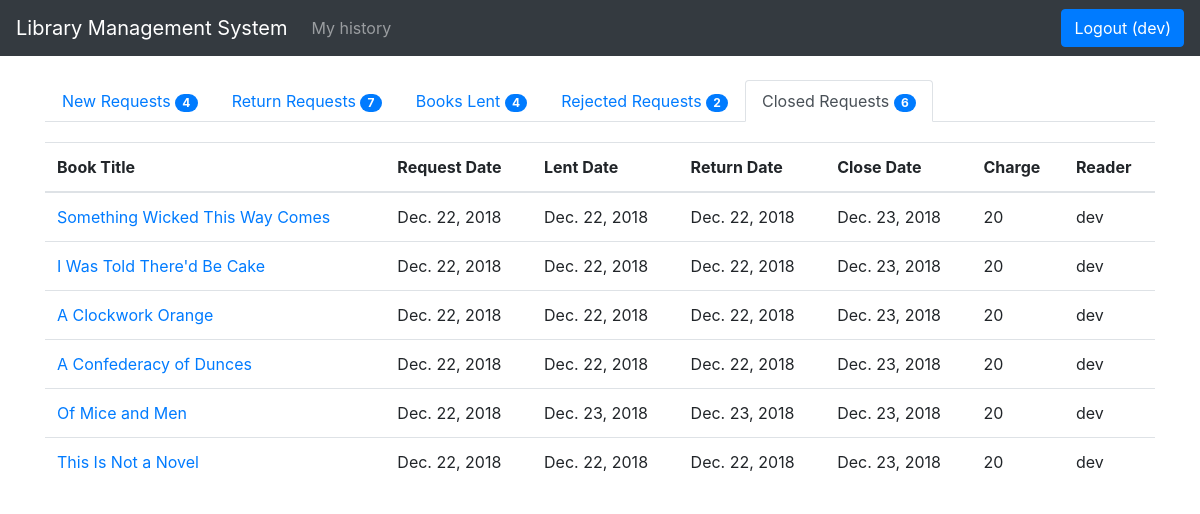
Before: /library/books/manage_requests_close (signed in) with the older database file.
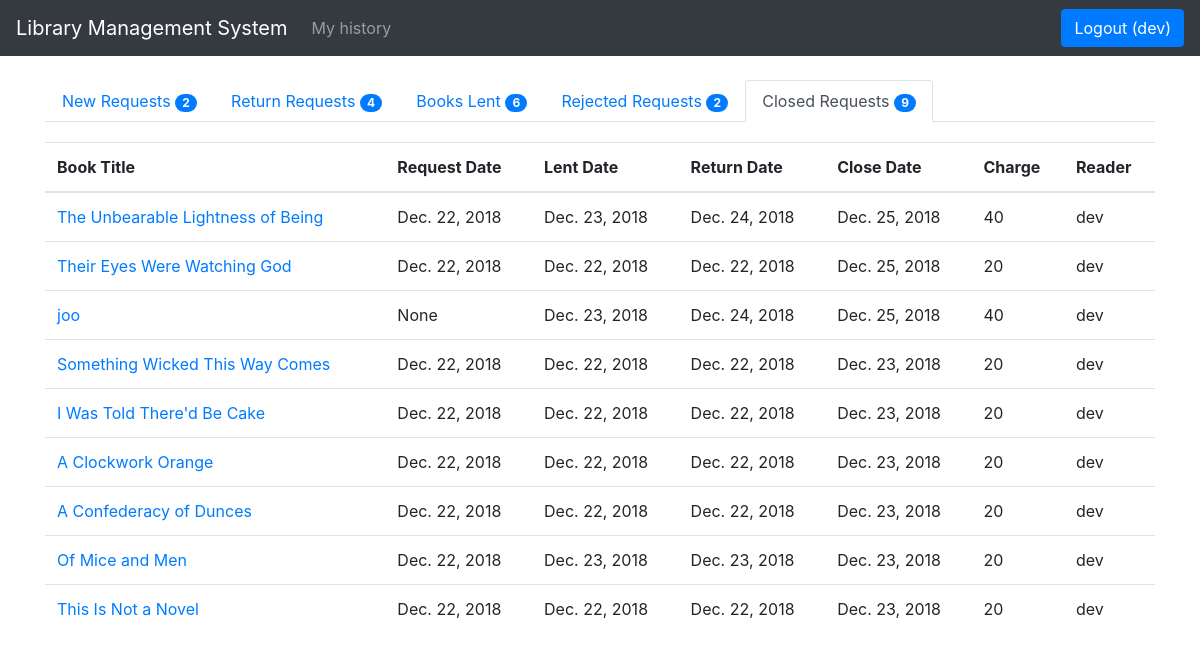
After: the same page with the newer database file.
### library/models.py (models this page shows, shortened)
class BookLendDetail(models.Model):
    book_status = (('p', 'pending'), ('l', 'lent'), ('r', 'returned'), ('c', 'closed'), ('n', 'rejected'))
    book = models.ForeignKey(Book, on_delete=models.SET_NULL, null=True)
    reader = models.ForeignKey(User, on_delete=models.SET_NULL, null=True, blank=True)
    request_date = models.DateField(null=True, blank=True)
    lent_date = models.DateField(null=True, blank=True)
    return_date = models.DateField(null=True, blank=True)
    close_date = models.DateField(null=True, blank=True)
    charge = models.IntegerField()
    status = models.CharField(max_length=1, choices = book_status, blank = True, default = 'p')

class Book(models.Model):
    numeric = RegexValidator(r'^[0-9]*$', 'Only  numeric characters are allowed.')
    book_status = (('a', 'available'), ('l', 'lent'))
    title = models.CharField(max_length=250)
    isbn = models.CharField('ISBN', max_length=13, help_text='13 Character ISBN number', validators=[numeric])
    description = models.TextField(max_length=500)
    price = models.IntegerField()
    total_quantity = models.IntegerField()
    quantity = models.IntegerField(default=1)
    status = models.CharField(max_length=1, choices = book_status, blank = True, default = 'a')
    author = models.ManyToManyField(Author)
    category = models.ManyToManyField(Category)
    def get_absolute_url(self):
        return reverse('book_detail', args=[str(self.id)])
    def display_category(self):
        return ', '.join(category.name for category in self.category.all()[:3])
    display_category.short_description = "Category"
    def display_author(self):
        return ', '.join(author.firstname for author in self.author.all()[:3])
    display_author.short_description = "Author"

### library/views.py (the view)
# urls.py: path('books/manage_requests_close', views.manage_requests_close, name='manage_requests_close'),
@login_required
def manage_requests_close(request):
    close_request_data = BookLendDetail.objects.filter(status = 'c').order_by("-close_date")
    context = manage_requests_count()
    paginator = Paginator(close_request_data, 10)
    page = request.GET.get('page')
    try:
        close_request_data = paginator.page(page)
    except PageNotAnInteger:
        close_request_data = paginator.page(1)
    except EmptyPage:
        close_request_data = paginator.page(paginator.num_pages)
    return render(request, 'manage_requests_close.html', {'close_request' : close_request_data, 'context': context})

### library/views.py (called while the page is built)
def manage_requests_count():
    p = BookLendDetail.objects.filter(status = 'p').order_by("-request_date")
    r = BookLendDetail.objects.filter(status = 'r').order_by("-return_date")
    l = BookLendDetail.objects.filter(status = 'l').order_by("-lent_date")
    c = BookLendDetail.objects.filter(status = 'c').order_by("-close_date")
    n = BookLendDetail.objects.filter(status = 'n').order_by("-close_date")
    context = {
        'p' : p.count,
        'r' : r.count,
        'l' : l.count,
        'c' : c.count,
        'n' : n.count
    }
    return context

### library/templates/manage_requests_close.html (shortened to what this page needs)
{% extends "base.html" %} {% block content %}
<ul class="nav nav-tabs">
  <li class="nav-item">
    <a class="nav-link" href="{% url 'manage_requests' %}">New Requests <span id="lcount" class="badge badge-primary badge-pill">{{ context.p  }}</span></a>
  </li>
  <li class="nav-item">
    <a class="nav-link" href="{% url 'manage_requests_return' %}">Return Requests <span id="rcount" class="badge badge-primary badge-pill">{{ context.r }}</span></a>
  </li>
  <li class="nav-item">
    <a class="nav-link" href="{% url 'manage_requests_lent' %}">Books Lent <span id="" class="badge badge-primary badge-pill">{{ context.l }}</span></a>
  </li>
  <li class="nav-item">
    <a class="nav-link" href="{% url 'manage_requests_rejected' %}">Rejected Requests <span id="" class="badge badge-primary badge-pill">{{ context.n }}</span></a>
  </li>
  <li class="nav-item">
      <a class="nav-link active" href="{% url 'manage_requests_close' %}">Closed Requests <span id="" class="badge badge-primary badge-pill">{{ context.c }}</span></a>
  </li>
</ul>
<table class="table req-table">
  <thead>
    {% if context.c > 0 %}
    <tr class="t_body2">
      <th scope="col">Book Title</th>
      <th scope="col">Request Date</th>
      <th scope="col">Lent Date</th>
      <th scope="col">Return Date</th>
      <th scope="col">Close Date</th>
      <th scope="col">Charge</th>
      <th scope="col">Reader</th>
    </tr>
    {% endif %}
  </thead>
  <tbody class="t_body2">
    {% for req in close_request %}
    <tr id="{{ req.id }}">
      <td>
        <a href="{{ req.book.get_absolute_url  }}">{{ req.book.title }}</a>
      </td>
      <td>{{ req.request_date }}</td>
      <td>{{ req.lent_date }}</td>
      <td>{{ req.return_date }}</td>
      <td>{{ req.close_date }}</td>
      <td>{{ req.charge }}</td>
      <td>{{ req.reader.username }}</td>
    </tr>
    {% endfor %}
  </tbody>
</table>
{% endblock %}

Changed rows visible on the page:
now on this page (row edited): BookLendDetail: book "The Unbearable Lightness of Being", request_date "Dec. 22, 2018", lent_date "Dec. 23, 2018", return_date "Dec. 24, 2018", close_date "Dec. 25, 2018", charge "40", reader.username "dev"
now on this page (row edited): BookLendDetail: book "Their Eyes Were Watching God", request_date "Dec. 22, 2018", lent_date "Dec. 22, 2018", return_date "Dec. 22, 2018", close_date "Dec. 25, 2018", charge "20", reader.username "dev"
now on this page (row edited): BookLendDetail: book "joo", request_date "None", lent_date "Dec. 23, 2018", return_date "Dec. 24, 2018", close_date "Dec. 25, 2018", charge "40", reader.username "dev"
Other visible differences:
{{ context.p }}: "4" → "2"
{{ context.r }}: "7" → "4"
{{ context.l }}: "4" → "6"
{{ context.c }}: "6" → "9"
